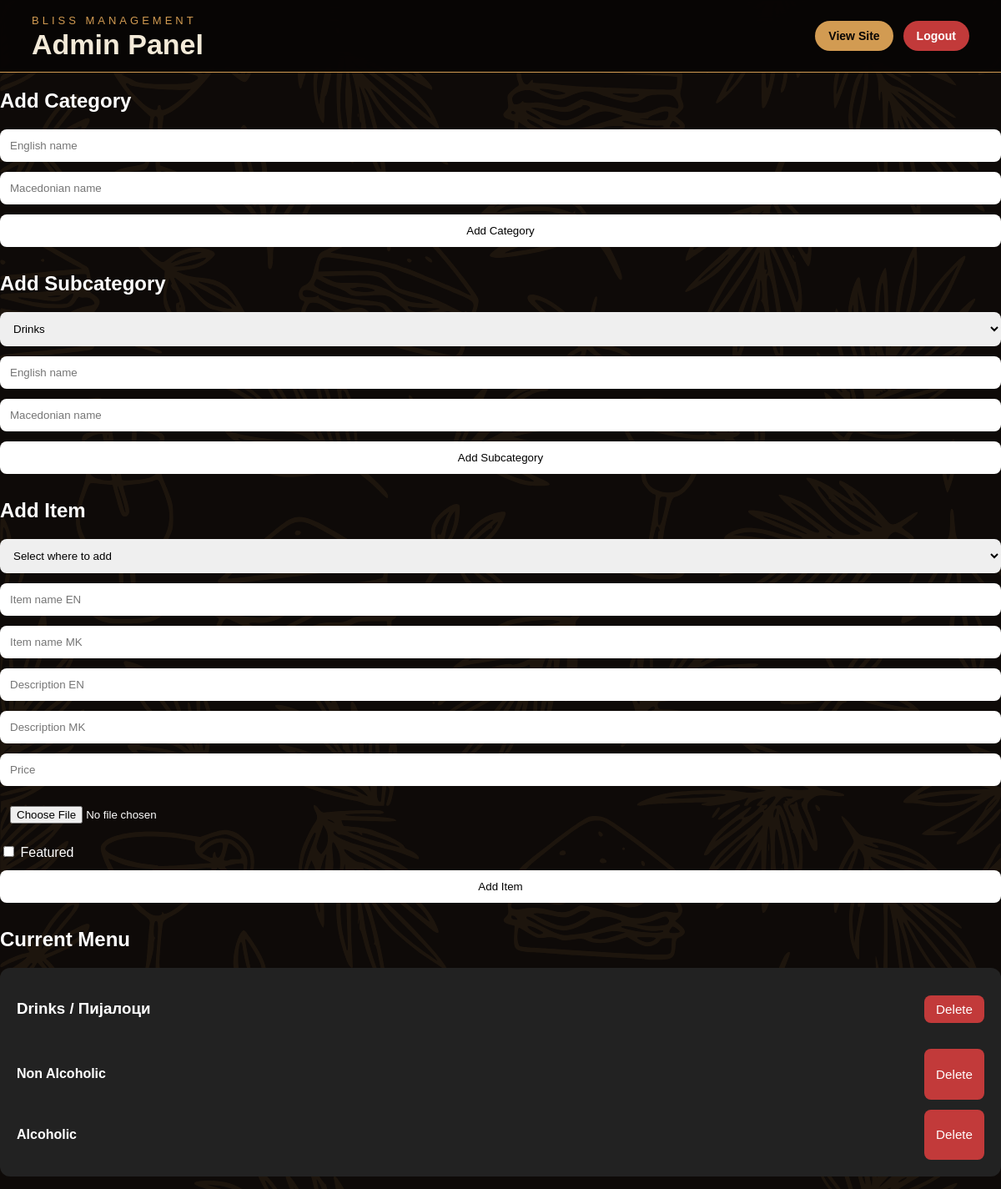
/admin (signed in), run on the app's committed database.
### tables this page shows
CREATE TABLE categories (
            id TEXT PRIMARY KEY,
            name_en TEXT NOT NULL,
            name_mk TEXT NOT NULL
        );

CREATE TABLE subcategories (
            id TEXT PRIMARY KEY,
            category_id TEXT NOT NULL,
            name_en TEXT NOT NULL,
            name_mk TEXT NOT NULL,
            FOREIGN KEY (category_id) REFERENCES categories(id) ON DELETE CASCADE
        );

### app.py (the view)
@app.route("/admin")
@api_login_required
def admin():
    data = load_data()
    return render_template("admin.html", data=data)

### app.py (called while the page is built)
def get_db():
    conn = sqlite3.connect(DATABASE)
    conn.row_factory = sqlite3.Row
    conn.execute("PRAGMA foreign_keys = ON")
    return conn

def api_login_required(func):
    @wraps(func)
    def wrapper(*args, **kwargs):
        if not session.get("admin_logged_in"):
            return redirect(url_for("login"))
        return func(*args, **kwargs)
    return wrapper

### templates/admin.html (shortened to what this page needs)
<!DOCTYPE html>
<html lang="en">
<head>
    <link rel="stylesheet" href="{{ url_for('static', filename='style.css') }}">
</head>
<body>
    <header class="admin-header">
        <nav class="admin-navbar">
            <div class="admin-title">
                <span>Bliss Management</span>
                <h1>Admin Panel</h1>
            </div>
            <div class="admin-nav-actions">
                <a href="/" class="admin-nav-link">View Site</a>
                <a href="/logout" class="admin-nav-link danger">Logout</a>
            </div>
        </nav>
    </header>
    <section>
        <h2>Add Category</h2>
        <form action="/api/categories" method="POST">
            <input type="text" name="name_en" placeholder="English name" required>
            <input type="text" name="name_mk" placeholder="Macedonian name" required>
            <button type="submit">Add Category</button>
        </form>
    </section>
    <section>
        <h2>Add Subcategory</h2>
        <form action="/api/subcategories" method="POST">
            <select name="category_id" required>
                {% for category in data.categories %}
                <option value="{{ category.id }}">
                    {{ category.name_en }}
                </option>
                {% endfor %}
            </select>
            <input type="text" name="name_en" placeholder="English name" required>
            <input type="text" name="name_mk" placeholder="Macedonian name" required>
            <button type="submit">Add Subcategory</button>
        </form>
    </section>
    <section>
        <h2>Add Item</h2>
        <form action="/api/items" method="POST" enctype="multipart/form-data">
            <select name="target_id" required>
                <option value="">Select where to add</option>
            </select>
            <input type="text" name="name_en" placeholder="Item name EN" required>
            <input type="text" name="name_mk" placeholder="Item name MK" required>
            <input type="text" name="description_en" placeholder="Description EN">
            <input type="text" name="description_mk" placeholder="Description MK">
            <input type="text" name="price" placeholder="Price">
            <input type="file" name="image_file" accept="image/*">
            <label>
                <input type="checkbox" name="featured">
                Featured
            </label>
            <button type="submit">Add Item</button>
        </form>
    </section>
    <section>
        <h2>Current Menu</h2>
        {% for category in data.categories %}
        <div class="admin-category">
            <div class="admin-category-header">
                <h3>{{ category.name_en }} / {{ category.name_mk }}</h3>
                <button class="small danger delete-category" data-category-id="{{ category.id }}">
                    Delete
                </button>
            </div>
            <div class="admin-category-items">
                {% for sub in category["subcategories"] %}
                <div class="admin-subcategory">
                    <div style="display:flex; justify-content:space-between;">
                        <h4>{{ sub.name_en }}</h4>
                        <button class="small danger delete-subcategory" data-subcategory-id="{{ sub.id }}">
                            Delete
                        </button>
                    </div>
                </div>
                {% endfor %}
            </div>
        </div>
        {% endfor %}
    </section>
</body>
</html>

### static/style.css (style rules this page uses)
:root { --accent-color: #d29b52; --glow-accent-1: 0 8px 20px rgba(210, 155, 82, 0.2); --glow-accent-2: 0 0 26px rgba(210, 155, 82, 0.12); --glow-accent-3: 0 0 38px rgba(210, 155, 82, 0.07); --glow-accent-hover-1: 0 10px 24px rgba(210, 155, 82, 0.26); --glow-accent-hover-2: 0 0 30px rgba(210, 155, 82, 0.16); --glow-accent-hover-3: 0 0 44px rgba(210, 155, 82, 0.1); }
html { scroll-behavior: smooth; }
* { box-sizing: border-box; }
body { margin: 0; font-family: Arial, sans-serif; color: white; background-color: #0e0a08; position: relative; }
body::before { content: ""; position: fixed; inset: 0; background-image: url("/static/images/BlissSendviciFM.svg"); background-repeat: no-repeat; background-position: top center; background-size: 100% auto; opacity: 0.08; pointer-events: none; z-index: -1; }
.button, button { padding: 12px 20px; border: none; background: white; color: black; cursor: pointer; border-radius: 8px; }
.small { padding: 8px 14px; border-radius: 8px; font-size: 0.95rem; border: none; cursor: pointer; background: #f2f2f2; color: #111; }
.small.danger { background: #c23a3a; color: white; }
.admin-category-header { display: flex; justify-content: space-between; align-items: center; gap: 16px; margin-bottom: 18px; }
.admin-category-items { display: grid; gap: 12px; }
.featured-card, .menu-item, .admin-category, .admin-item { background: #222; padding: 20px; border-radius: 12px; margin-bottom: 15px; }
form { display: grid; gap: 12px; margin-bottom: 30px; }
input, select { padding: 12px; border-radius: 8px; border: none; }
html { scroll-behavior: smooth; scroll-padding-top: 90px; }
.admin-header { position: sticky; top: 0; z-index: 1200; background: rgba(8, 6, 5, 0.96); backdrop-filter: blur(14px); border-bottom: 1px solid var(--accent-color); }
.admin-navbar { min-height: 86px; max-width: 1180px; margin: 0 auto; padding: 16px 28px; display: grid; grid-template-columns: 1fr auto; align-items: center; gap: 28px; }
.admin-title { text-align: left; }
.admin-title span { display: block; color: var(--accent-color); font-size: 13px; letter-spacing: 4px; text-transform: uppercase; margin-bottom: 4px; }
.admin-title h1 { margin: 0; color: #f3ead8; font-size: 34px; line-height: 1; }
.admin-nav-actions { display: flex; align-items: center; gap: 12px; }
.admin-nav-link { color: #080605; background: var(--accent-color); padding: 10px 16px; border-radius: 999px; text-decoration: none; font-size: 14px; font-weight: 600; }
.admin-nav-link.danger { background: #c23a3a; color: white; }

### data on the page
categories: name_en "Drinks", name_mk "Пијалоци"
subcategories: name_en "Non Alcoholic"
subcategories: name_en "Alcoholic"

### other printed values
form field category_id "Drinks"
